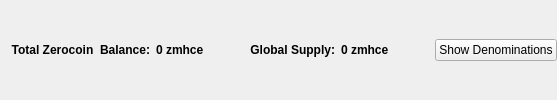
                       <widget class="QFrame" name="balanceSupplyFrame">
                        <layout class="QHBoxLayout" name="horizontalLayout_2" stretch="0,0,0,1,0">
                         <property name="rightMargin">
                          <number>0</number>
                         </property>
                         <item>
                          <layout class="QHBoxLayout" name="horizontalLayout_34">
                           <item>
                            <widget class="QLabel" name="labelzAvailableText_3">
                             <property name="font">
                              <font>
                               <weight>75</weight>
                               <bold>true</bold>
                              </font>
                             </property>
                             <property name="toolTip">
                              <string>Total Balance including unconfirmed and immature zmhce</string>
                             </property>
                             <property name="text">
                              <string>Total Zerocoin  Balance:</string>
                             </property>
                             <property name="alignment">
                              <set>Qt::AlignRight|Qt::AlignTrailing|Qt::AlignVCenter</set>
                             </property>
                            </widget>
                           </item>
                           <item>
                            <widget class="QLabel" name="labelzAvailableAmount_4">
                             <property name="minimumSize">
                              <size>
                               <width>40</width>
                               <height>0</height>
                              </size>
                             </property>
                             <property name="font">
                              <font>
                               <weight>75</weight>
                               <bold>true</bold>
                              </font>
                             </property>
                             <property name="toolTip">
                              <string>Total Balance including unconfirmed and immature zmhce</string>
                             </property>
                             <property name="text">
                              <string>0 zmhce</string>
                             </property>
                             <property name="alignment">
                              <set>Qt::AlignLeading|Qt::AlignLeft|Qt::AlignVCenter</set>
                             </property>
                            </widget>
                           </item>
                          </layout>
                         </item>
                         <item>
                          <spacer name="horizontalSpacer_32">
                           <property name="orientation">
                            <enum>Qt::Horizontal</enum>
                           </property>
                           <property name="sizeHint" stdset="0">
                            <size>
                             <width>40</width>
                             <height>20</height>
                            </size>
                           </property>
                          </spacer>
                         </item>
                         <item>
                          <layout class="QHBoxLayout" name="horizontalLayout_35">
                           <item>
                            <widget class="QLabel" name="labelZsupplyText_2">
                             <property name="font">
                              <font>
                               <weight>75</weight>
                               <bold>true</bold>
                              </font>
                             </property>
                             <property name="text">
                              <string>Global Supply:</string>
                             </property>
                             <property name="alignment">
                              <set>Qt::AlignRight|Qt::AlignTrailing|Qt::AlignVCenter</set>
                             </property>
                            </widget>
                           </item>
                           <item>
                            <widget class="QLabel" name="labelZsupplyAmount_2">
                             <property name="font">
                              <font>
                               <weight>75</weight>
                               <bold>true</bold>
                              </font>
                             </property>
                             <property name="text">
                              <string>0 zmhce</string>
                             </property>
                            </widget>
                           </item>
                          </layout>
                         </item>
                         <item>
                          <spacer name="horizontalSpacer_31">
                           <property name="orientation">
                            <enum>Qt::Horizontal</enum>
                           </property>
                           <property name="sizeHint" stdset="0">
                            <size>
                             <width>40</width>
                             <height>20</height>
                            </size>
                           </property>
                          </spacer>
                         </item>
                         <item>
                          <widget class="QPushButton" name="pushButtonShowDenoms">
                           <property name="toolTip">
                            <string>Show zmhce denominations list</string>
                           </property>
                           <property name="text">
                            <string>Show Denominations</string>
                           </property>
                          </widget>
                         </item>
                        </layout>
                       </widget>
